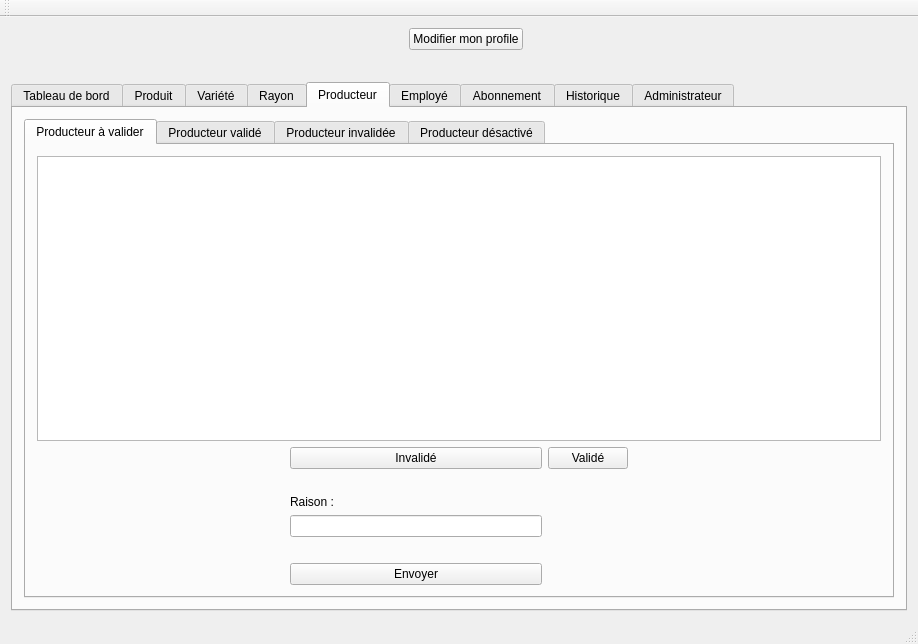
<?xml version="1.0" encoding="UTF-8"?>
<ui version="4.0">
 <class>MainWindow</class>
 <widget class="QMainWindow" name="MainWindow">
  <property name="geometry">
   <rect>
    <x>0</x>
    <y>0</y>
    <width>797</width>
    <height>644</height>
   </rect>
  </property>
  <property name="windowTitle">
   <string>NEWWORLD</string>
  </property>
  <widget class="QWidget" name="centralWidget">
   <layout class="QVBoxLayout" name="verticalLayout_2">
    <item>
     <layout class="QHBoxLayout" name="horizontalLayout">
      <item>
       <spacer name="horizontalSpacer">
        <property name="orientation">
         <enum>Qt::Horizontal</enum>
        </property>
        <property name="sizeHint" stdset="0">
         <size>
          <width>40</width>
          <height>20</height>
         </size>
        </property>
       </spacer>
      </item>
      <item>
       <widget class="QLabel" name="labelBvn">
        <property name="text">
         <string/>
        </property>
       </widget>
      </item>
      <item>
       <widget class="QPushButton" name="pushButtonProfile">
        <property name="text">
         <string>Modifier mon profile</string>
        </property>
       </widget>
      </item>
      <item>
       <spacer name="horizontalSpacer_2">
        <property name="orientation">
         <enum>Qt::Horizontal</enum>
        </property>
        <property name="sizeHint" stdset="0">
         <size>
          <width>40</width>
          <height>20</height>
         </size>
        </property>
       </spacer>
      </item>
     </layout>
    </item>
    <item>
     <layout class="QHBoxLayout" name="horizontalLayout_2">
      <item>
       <spacer name="horizontalSpacer_3">
        <property name="orientation">
         <enum>Qt::Horizontal</enum>
        </property>
        <property name="sizeHint" stdset="0">
         <size>
          <width>40</width>
          <height>20</height>
         </size>
        </property>
       </spacer>
      </item>
      <item>
       <widget class="QLabel" name="labelTypeEmpl">
        <property name="text">
         <string/>
        </property>
       </widget>
      </item>
      <item>
       <spacer name="horizontalSpacer_4">
        <property name="orientation">
         <enum>Qt::Horizontal</enum>
        </property>
        <property name="sizeHint" stdset="0">
         <size>
          <width>40</width>
          <height>20</height>
         </size>
        </property>
       </spacer>
      </item>
     </layout>
    </item>
    <item>
     <widget class="QTabWidget" name="tabWidget">
      <property name="currentIndex">
       <number>4</number>
      </property>
      <widget class="QWidget" name="tab_8">
       <attribute name="title">
        <string>Tableau de bord</string>
       </attribute>
       <layout class="QVBoxLayout" name="verticalLayout_10">
        <item>
         <layout class="QGridLayout" name="gridLayout_6">
          <item row="0" column="0">
           <widget class="QLabel" name="label_23">
            <property name="text">
             <string>Nombre de nouveaux produits sur les 28 derniers jours</string>
            </property>
           </widget>
          </item>
          <item row="0" column="2">
           <widget class="QLabel" name="label_24">
            <property name="text">
             <string>Nombre de nouvelles variétés sur les 28 derniers jours</string>
            </property>
           </widget>
          </item>
          <item row="1" column="0">
           <layout class="QHBoxLayout" name="horizontalLayout_8">
            <item>
             <spacer name="horizontalSpacer_6">
              <property name="orientation">
               <enum>Qt::Horizontal</enum>
              </property>
              <property name="sizeHint" stdset="0">
               <size>
                <width>40</width>
                <height>20</height>
               </size>
              </property>
             </spacer>
            </item>
            <item>
             <widget class="QLabel" name="labelNbNvxProd">
              <property name="styleSheet">
               <string notr="true">font-size: 100px;</string>
              </property>
              <property name="text">
               <string>TextLabel</string>
              </property>
             </widget>
            </item>
            <item>
             <spacer name="horizontalSpacer_7">
              <property name="orientation">
               <enum>Qt::Horizontal</enum>
              </property>
              <property name="sizeHint" stdset="0">
               <size>
                <width>40</width>
                <height>20</height>
               </size>
              </property>
             </spacer>
            </item>
           </layout>
          </item>
          <item row="1" column="2">
           <layout class="QHBoxLayout" name="horizontalLayout_11">
            <item>
             <spacer name="horizontalSpacer_8">
              <property name="orientation">
               <enum>Qt::Horizontal</enum>
              </property>
              <property name="sizeHint" stdset="0">
               <size>
                <width>40</width>
                <height>20</height>
               </size>
              </property>
             </spacer>
            </item>
            <item>
             <widget class="QLabel" name="labelNbNvlVar">
              <property name="styleSheet">
               <string notr="true">font-size: 100px;</string>
              </property>
              <property name="text">
               <string>TextLabel</string>
              </property>
             </widget>
            </item>
            <item>
             <spacer name="horizontalSpacer_9">
              <property name="orientation">
               <enum>Qt::Horizontal</enum>
              </property>
              <property name="sizeHint" stdset="0">
               <size>
                <width>40</width>
                <height>20</height>
               </size>
              </property>
             </spacer>
            </item>
           </layout>
          </item>
          <item row="2" column="0" colspan="2">
           <widget class="QLabel" name="label_27">
            <property name="text">
             <string/>
            </property>
           </widget>
          </item>
          <item row="2" column="2">
           <widget class="QLabel" name="label_28">
            <property name="text">
             <string/>
            </property>
           </widget>
          </item>
          <item row="3" column="0">
           <widget class="QLabel" name="label_25">
            <property name="text">
             <string>nombre de variété par rayon sur les 28 derniers jours</string>
            </property>
           </widget>
          </item>
          <item row="3" column="2">
           <widget class="QLabel" name="label_26">
            <property name="text">
             <string>Nombre de lots de production vendu sur les 28 derniers jours</string>
            </property>
           </widget>
          </item>
          <item row="4" column="0">
           <layout class="QHBoxLayout" name="horizontalLayout_9">
            <item>
             <spacer name="horizontalSpacer_10">
              <property name="orientation">
               <enum>Qt::Horizontal</enum>
              </property>
              <property name="sizeHint" stdset="0">
               <size>
                <width>40</width>
                <height>20</height>
               </size>
              </property>
             </spacer>
            </item>
            <item>
             <widget class="QLabel" name="LabelNbVarRayon">
              <property name="styleSheet">
               <string notr="true">font-size: 100px;</string>
              </property>
              <property name="text">
               <string>TextLabel</string>
              </property>
             </widget>
            </item>
            <item>
             <spacer name="horizontalSpacer_11">
              <property name="orientation">
               <enum>Qt::Horizontal</enum>
              </property>
              <property name="sizeHint" stdset="0">
               <size>
                <width>40</width>
                <height>20</height>
               </size>
              </property>
             </spacer>
            </item>
           </layout>
          </item>
          <item row="4" column="1">
           <spacer name="horizontalSpacer_5">
            <property name="orientation">
             <enum>Qt::Horizontal</enum>
            </property>
            <property name="sizeHint" stdset="0">
             <size>
              <width>40</width>
              <height>20</height>
             </size>
            </property>
           </spacer>
          </item>
          <item row="4" column="2">
           <layout class="QHBoxLayout" name="horizontalLayout_10">
            <item>
             <spacer name="horizontalSpacer_12">
              <property name="orientation">
               <enum>Qt::Horizontal</enum>
              </property>
              <property name="sizeHint" stdset="0">
               <size>
                <width>40</width>
                <height>20</height>
               </size>
              </property>
             </spacer>
            </item>
            <item>
             <widget class="QLabel" name="labelNbLotProd">
              <property name="styleSheet">
               <string notr="true">font-size: 100px;</string>
              </property>
              <property name="text">
               <string>TextLabel</string>
              </property>
             </widget>
            </item>
            <item>
             <spacer name="horizontalSpacer_13">
              <property name="orientation">
               <enum>Qt::Horizontal</enum>
              </property>
              <property name="sizeHint" stdset="0">
               <size>
                <width>40</width>
                <height>20</height>
               </size>
              </property>
             </spacer>
            </item>
           </layout>
          </item>
         </layout>
        </item>
       </layout>
      </widget>
      <widget class="QWidget" name="tab_2">
       <attribute name="title">
        <string>Produit</string>
       </attribute>
       <layout class="QVBoxLayout" name="verticalLayout_3">
        <item>
         <widget class="QTableWidget" name="TableWidgetProduit">
          <property name="selectionMode">
           <enum>QAbstractItemView::SingleSelection</enum>
          </property>
          <property name="selectionBehavior">
           <enum>QAbstractItemView::SelectRows</enum>
          </property>
          <attribute name="verticalHeaderVisible">
           <bool>false</bool>
          </attribute>
         </widget>
        </item>
        <item>
         <layout class="QGridLayout" name="gridLayout">
          <item row="0" column="0">
           <widget class="QLabel" name="label">
            <property name="text">
             <string>Numero</string>
            </property>
           </widget>
          </item>
          <item row="0" column="1">
           <widget class="QLabel" name="labelNumeroProduit">
            <property name="text">
             <string>-</string>
            </property>
           </widget>
          </item>
          <item row="0" column="2">
           <widget class="QLabel" name="label_3">
            <property name="text">
             <string>Nom</string>
            </property>
           </widget>
          </item>
          <item row="0" column="3">
           <widget class="QLineEdit" name="lineEditNomProduit"/>
          </item>
          <item row="1" column="0">
           <widget class="QLabel" name="label_4">
            <property name="text">
             <string>Information</string>
            </property>
           </widget>
          </item>
          <item row="1" column="1">
           <widget class="QLineEdit" name="lineEditInformationProduit"/>
          </item>
          <item row="1" column="2">
           <widget class="QLabel" name="label_5">
            <property name="text">
             <string>Quantité</string>
            </property>
           </widget>
          </item>
          <item row="1" column="3">
           <widget class="QLineEdit" name="lineEditQuantiteProduit"/>
          </item>
          <item row="2" column="0">
           <widget class="QLabel" name="label_9">
            <property name="text">
             <string>Image</string>
            </property>
           </widget>
          </item>
          <item row="2" column="2">
           <widget class="QLabel" name="label_6">
            <property name="text">
             <string>Variété</string>
            </property>
           </widget>
          </item>
          <item row="2" column="3">
           <widget class="QComboBox" name="comboBoxVarieteProduit"/>
          </item>
          <item row="2" column="1">
           <widget class="QLineEdit" name="lineEditImageProduit"/>
          </item>
         </layout>
        </item>
        <item>
         <layout class="QHBoxLayout" name="horizontalLayout_3">
          <item>
           <widget class="QPushButton" name="pushButtonSupprimerProduit">
            <property name="text">
             <string>Supprimer</string>
            </property>
           </widget>
          </item>
          <item>
           <widget class="QPushButton" name="pushButtonModifierProduit">
            <property name="text">
             <string>Modifier</string>
            </property>
           </widget>
          </item>
          <item>
           <widget class="QPushButton" name="pushButtonInsererProduit">
            <property name="text">
             <string>Inserer</string>
            </property>
           </widget>
          </item>
         </layout>
        </item>
       </layout>
      </widget>
      <widget class="QWidget" name="tab_3">
       <attribute name="title">
        <string>Variété</string>
       </attribute>
       <layout class="QVBoxLayout" name="verticalLayout_4">
        <item>
         <widget class="QTableWidget" name="tableWidgetVariete">
          <property name="selectionMode">
           <enum>QAbstractItemView::SingleSelection</enum>
          </property>
          <property name="selectionBehavior">
           <enum>QAbstractItemView::SelectRows</enum>
          </property>
          <attribute name="verticalHeaderVisible">
           <bool>false</bool>
          </attribute>
         </widget>
        </item>
        <item>
         <layout class="QGridLayout" name="gridLayout_2">
          <item row="0" column="0">
           <widget class="QLabel" name="label_2">
            <property name="text">
             <string>Numero</string>
            </property>
           </widget>
          </item>
          <item row="0" column="1">
           <widget class="QLabel" name="labelNumeroVariete">
            <property name="text">
             <string>-</string>
            </property>
           </widget>
          </item>
          <item row="0" column="2">
           <widget class="QLabel" name="label_8">
            <property name="text">
             <string>Nom</string>
            </property>
           </widget>
          </item>
          <item row="0" column="3">
           <widget class="QLineEdit" name="lineEditNomVariete"/>
          </item>
          <item row="1" column="0">
           <widget class="QLabel" name="label_10">
            <property name="text">
             <string>Rayon</string>
            </property>
           </widget>
          </item>
          <item row="1" column="1">
           <widget class="QComboBox" name="comboBoxRayonVariete"/>
          </item>
         </layout>
        </item>
        <item>
         <layout class="QHBoxLayout" name="horizontalLayout_4">
          <item>
           <widget class="QPushButton" name="pushButtonSupprimerVariete">
            <property name="text">
             <string>Supprimer</string>
            </property>
           </widget>
          </item>
          <item>
           <widget class="QPushButton" name="pushButtonModifierVariete">
            <property name="text">
             <string>Modifier</string>
            </property>
           </widget>
          </item>
          <item>
           <widget class="QPushButton" name="pushButtonInsererVariete">
            <property name="text">
             <string>Inserer</string>
            </property>
           </widget>
          </item>
         </layout>
        </item>
       </layout>
      </widget>
      <widget class="QWidget" name="tab_4">
       <attribute name="title">
        <string>Rayon</string>
       </attribute>
       <layout class="QVBoxLayout" name="verticalLayout_5">
        <item>
         <widget class="QTableWidget" name="tableWidgetRayon">
          <property name="selectionMode">
           <enum>QAbstractItemView::SingleSelection</enum>
          </property>
          <property name="selectionBehavior">
           <enum>QAbstractItemView::SelectRows</enum>
          </property>
          <attribute name="verticalHeaderVisible">
           <bool>false</bool>
          </attribute>
         </widget>
        </item>
        <item>
         <layout class="QGridLayout" name="gridLayout_3">
          <item row="0" column="0">
           <widget class="QLabel" name="label_7">
            <property name="text">
             <string>Numero</string>
            </property>
           </widget>
          </item>
          <item row="0" column="1">
           <widget class="QLabel" name="labelNumeroRayon">
            <property name="text">
             <string>-</string>
            </property>
           </widget>
          </item>
          <item row="0" column="2">
           <widget class="QLabel" name="label_12">
            <property name="text">
             <string>Nom</string>
            </property>
           </widget>
          </item>
          <item row="0" column="3">
           <widget class="QLineEdit" name="lineEditNomRayon"/>
          </item>
         </layout>
        </item>
        <item>
         <layout class="QHBoxLayout" name="horizontalLayout_5">
          <item>
           <widget class="QPushButton" name="pushButtonSupprimerRayon">
            <property name="text">
             <string>Supprimer</string>
            </property>
           </widget>
          </item>
          <item>
           <widget class="QPushButton" name="pushButtonModifierRayon">
            <property name="text">
             <string>Modifier</string>
            </property>
           </widget>
          </item>
          <item>
           <widget class="QPushButton" name="pushButtonInsererRayon">
            <property name="text">
             <string>Inserer</string>
            </property>
           </widget>
          </item>
         </layout>
        </item>
       </layout>
      </widget>
      <widget class="QWidget" name="tab_5">
       <attribute name="title">
        <string>Producteur</string>
       </attribute>
       <layout class="QVBoxLayout" name="verticalLayout_11">
        <item>
         <widget class="QTabWidget" name="tabWidget_2">
          <property name="currentIndex">
           <number>0</number>
          </property>
          <widget class="QWidget" name="tab_13">
           <attribute name="title">
            <string>Producteur à valider</string>
           </attribute>
           <layout class="QVBoxLayout" name="verticalLayout_12">
            <item>
             <widget class="QTableWidget" name="tableWidget"/>
            </item>
            <item>
             <layout class="QGridLayout" name="gridLayout_7">
              <item row="0" column="1">
               <widget class="QPushButton" name="pushButtonInvalProd">
                <property name="text">
                 <string>Invalidé</string>
                </property>
               </widget>
              </item>
              <item row="0" column="2">
               <widget class="QPushButton" name="pushButton_3">
                <property name="text">
                 <string>Validé</string>
                </property>
               </widget>
              </item>
              <item row="1" column="1">
               <widget class="QLabel" name="label_30">
                <property name="text">
                 <string/>
                </property>
               </widget>
              </item>
              <item row="2" column="1">
               <widget class="QLabel" name="labelRaisonProd">
                <property name="text">
                 <string>Raison :</string>
                </property>
               </widget>
              </item>
              <item row="3" column="0">
               <spacer name="horizontalSpacer_14">
                <property name="orientation">
                 <enum>Qt::Horizontal</enum>
                </property>
                <property name="sizeHint" stdset="0">
                 <size>
                  <width>40</width>
                  <height>20</height>
                 </size>
                </property>
               </spacer>
              </item>
              <item row="3" column="1">
               <widget class="QLineEdit" name="lineEditRaisonProd"/>
              </item>
              <item row="3" column="3">
               <spacer name="horizontalSpacer_15">
                <property name="orientation">
                 <enum>Qt::Horizontal</enum>
                </property>
                <property name="sizeHint" stdset="0">
                 <size>
                  <width>40</width>
                  <height>20</height>
                 </size>
                </property>
               </spacer>
              </item>
              <item row="4" column="1">
               <widget class="QLabel" name="label_29">
                <property name="text">
                 <string/>
                </property>
               </widget>
              </item>
              <item row="5" column="1">
               <widget class="QPushButton" name="pushButtonEnvoyerProd">
                <property name="text">
                 <string>Envoyer</string>
                </property>
               </widget>
              </item>
             </layout>
            </item>
           </layout>
          </widget>
          <widget class="QWidget" name="tab_12">
           <attribute name="title">
            <string>Producteur validé</string>
           </attribute>
           <layout class="QVBoxLayout" name="verticalLayout_6">
            <item>
             <widget class="QTableWidget" name="tableWidgetProducteur">
              <property name="selectionMode">
               <enum>QAbstractItemView::SingleSelection</enum>
              </property>
              <property name="selectionBehavior">
               <enum>QAbstractItemView::SelectRows</enum>
              </property>
              <attribute name="verticalHeaderVisible">
               <bool>false</bool>
              </attribute>
             </widget>
            </item>
            <item>
             <layout class="QGridLayout" name="gridLayout_4">
              <item row="0" column="0">
               <widget class="QLabel" name="label_11">
                <property name="text">
                 <string>Numero</string>
                </property>
               </widget>
              </item>
              <item row="0" column="1">
               <widget class="QLabel" name="labelNumeroProducteur">
                <property name="text">
                 <string>-</string>
                </property>
               </widget>
              </item>
              <item row="0" column="2">
               <widget class="QLabel" name="label_17">
                <property name="text">
                 <string>Nom</string>
                </property>
               </widget>
              </item>
              <item row="0" column="3">
               <widget class="QLineEdit" name="lineEditNomProducteur"/>
              </item>
              <item row="1" column="0">
               <widget class="QLabel" name="label_13">
                <property name="text">
                 <string>Prenom</string>
                </property>
               </widget>
              </item>
              <item row="1" column="1">
               <widget class="QLineEdit" name="lineEditPrenomProducteur"/>
              </item>
              <item row="1" column="2">
               <widget class="QLabel" name="label_16">
                <property name="text">
                 <string>Login</string>
                </property>
               </widget>
              </item>
              <item row="1" column="3">
               <widget class="QLineEdit" name="lineEditLoginProducteur"/>
              </item>
              <item row="2" column="0">
               <widget class="QLabel" name="label_14">
                <property name="text">
                 <string>Mot de passe</string>
                </property>
               </widget>
              </item>
              <item row="2" column="1">
               <widget class="QLineEdit" name="lineEditMdpProducteur">
                <property name="echoMode">
                 <enum>QLineEdit::Password</enum>
                </property>
               </widget>
              </item>
              <item row="2" column="2">
               <widget class="QLabel" name="label_15">
                <property name="text">
                 <string>Abonnement</string>
                </property>
               </widget>
              </item>
              <item row="2" column="3">
               <widget class="QComboBox" name="comboBoxAbonnementProducteur"/>
              </item>
             </layout>
            </item>
            <item>
             <layout class="QHBoxLayout" name="horizontalLayout_6">
              <item>
               <widget class="QPushButton" name="pushButtonSupprimerProducteur">
                <property name="text">
                 <string>Supprimer</string>
                </property>
               </widget>
              </item>
              <item>
               <widget class="QPushButton" name="pushButtonModifierProducteur">
                <property name="text">
                 <string>Modifier</string>
                </property>
               </widget>
              </item>
              <item>
               <widget class="QPushButton" name="pushButtonInsererProducteur">
                <property name="text">
                 <string>Inserer</string>
                </property>
               </widget>
              </item>
             </layout>
            </item>
           </layout>
          </widget>
          <widget class="QWidget" name="tab_14">
           <attribute name="title">
            <string>Producteur invalidée</string>
           </attribute>
          </widget>
          <widget class="QWidget" name="tab_15">
           <attribute name="title">
            <string>Producteur désactivé</string>
           </attribute>
          </widget>
         </widget>
        </item>
       </layout>
      </widget>
      <widget class="QWidget" name="tab_7">
       <attribute name="title">
        <string>Employé</string>
       </attribute>
       <layout class="QVBoxLayout" name="verticalLayout_7">
        <item>
         <widget class="QTableWidget" name="tableWidgetClient">
          <property name="selectionMode">
           <enum>QAbstractItemView::SingleSelection</enum>
          </property>
          <property name="selectionBehavior">
           <enum>QAbstractItemView::SelectRows</enum>
          </property>
          <attribute name="verticalHeaderVisible">
           <bool>false</bool>
          </attribute>
         </widget>
        </item>
        <item>
         <layout class="QGridLayout" name="gridLayout_5">
          <item row="1" column="2">
           <widget class="QLabel" name="label_21">
            <property name="text">
             <string>Mail</string>
            </property>
           </widget>
          </item>
          <item row="2" column="0">
           <widget class="QLabel" name="label_22">
            <property name="text">
             <string>Mot de passe</string>
            </property>
           </widget>
          </item>
          <item row="1" column="4">
           <widget class="QLineEdit" name="lineEditMailClient"/>
          </item>
          <item row="2" column="1">
           <widget class="QLineEdit" name="lineEditMdpClient">
            <property name="echoMode">
             <enum>QLineEdit::Password</enum>
            </property>
           </widget>
          </item>
          <item row="1" column="1">
           <widget class="QLineEdit" name="lineEditPrenomClient"/>
          </item>
          <item row="0" column="2">
           <widget class="QLabel" name="label_19">
            <property name="text">
             <string>Nom</string>
            </property>
           </widget>
          </item>
          <item row="2" column="2">
           <widget class="QLabel" name="labelTypeEmploye">
            <property name="text">
             <string>Type employé</string>
            </property>
           </widget>
          </item>
          <item row="0" column="1">
           <widget class="QLabel" name="labelNumeroClient">
            <property name="text">
             <string>-</string>
            </property>
           </widget>
          </item>
          <item row="0" column="0">
           <widget class="QLabel" name="label_18">
            <property name="text">
             <string>Numero</string>
            </property>
           </widget>
          </item>
          <item row="0" column="4">
           <widget class="QLineEdit" name="lineEditNomClient"/>
          </item>
          <item row="1" column="0">
           <widget class="QLabel" name="label_20">
            <property name="text">
             <string>Prenom</string>
            </property>
           </widget>
          </item>
          <item row="2" column="4">
           <widget class="QComboBox" name="comboBoxTypeEmploye"/>
          </item>
         </layout>
        </item>
        <item>
         <layout class="QHBoxLayout" name="horizontalLayout_7">
          <item>
           <widget class="QPushButton" name="pushButtonSupprimerClient">
            <property name="text">
             <string>Supprimer</string>
            </property>
           </widget>
          </item>
          <item>
           <widget class="QPushButton" name="pushButtonModifierClient">
            <property name="text">
             <string>Modifier</string>
            </property>
           </widget>
          </item>
          <item>
           <widget class="QPushButton" name="pushButtonInsererClient">
            <property name="text">
             <string>Inserer</string>
            </property>
           </widget>
          </item>
         </layout>
        </item>
       </layout>
      </widget>
      <widget class="QWidget" name="tab_6">
       <attribute name="title">
        <string>Abonnement</string>
       </attribute>
       <layout class="QVBoxLayout" name="verticalLayout_8">
        <item>
         <widget class="QPushButton" name="pushButton_2">
          <property name="text">
           <string>PushButton</string>
          </property>
         </widget>
        </item>
       </layout>
      </widget>
      <widget class="QWidget" name="tab">
       <attribute name="title">
        <string>Historique</string>
       </attribute>
       <layout class="QVBoxLayout" name="verticalLayout">
        <item>
         <widget class="QTableWidget" name="tableWidgetHistorique">
          <property name="layoutDirection">
           <enum>Qt::LeftToRight</enum>
          </property>
         </widget>
        </item>
       </layout>
      </widget>
      <widget class="QWidget" name="tab_9">
       <attribute name="title">
        <string>Administrateur</string>
       </attribute>
       <layout class="QVBoxLayout" name="verticalLayout_9"/>
      </widget>
     </widget>
    </item>
   </layout>
  </widget>
  <widget class="QMenuBar" name="menuBar">
   <property name="geometry">
    <rect>
     <x>0</x>
     <y>0</y>
     <width>797</width>
     <height>21</height>
    </rect>
   </property>
  </widget>
  <widget class="QToolBar" name="mainToolBar">
   <attribute name="toolBarArea">
    <enum>TopToolBarArea</enum>
   </attribute>
   <attribute name="toolBarBreak">
    <bool>false</bool>
   </attribute>
  </widget>
  <widget class="QStatusBar" name="statusBar"/>
 </widget>
 <layoutdefault spacing="6" margin="11"/>
 <resources/>
 <connections/>
</ui>
